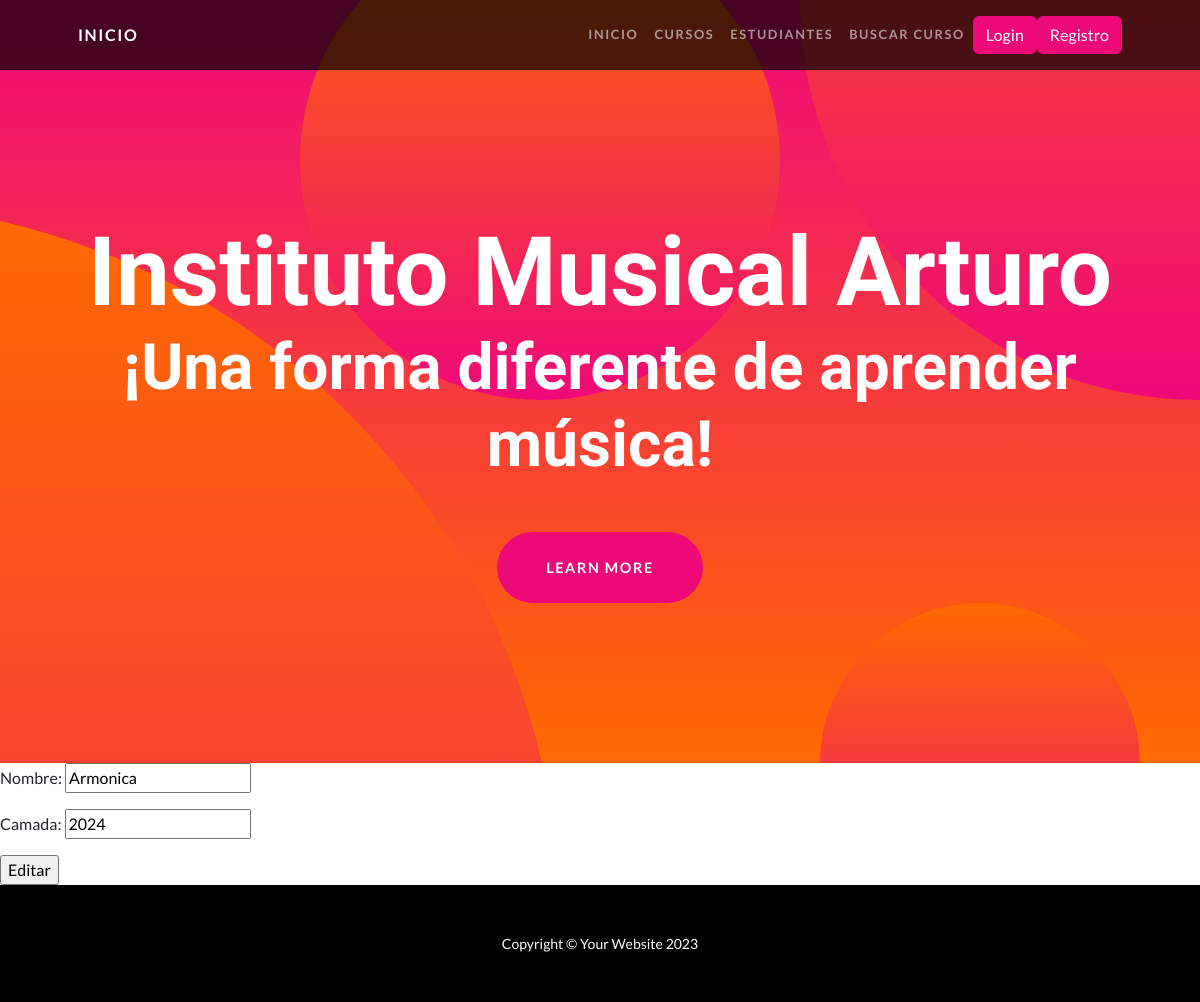
The app's page /cursos/6/actualiza, older data.
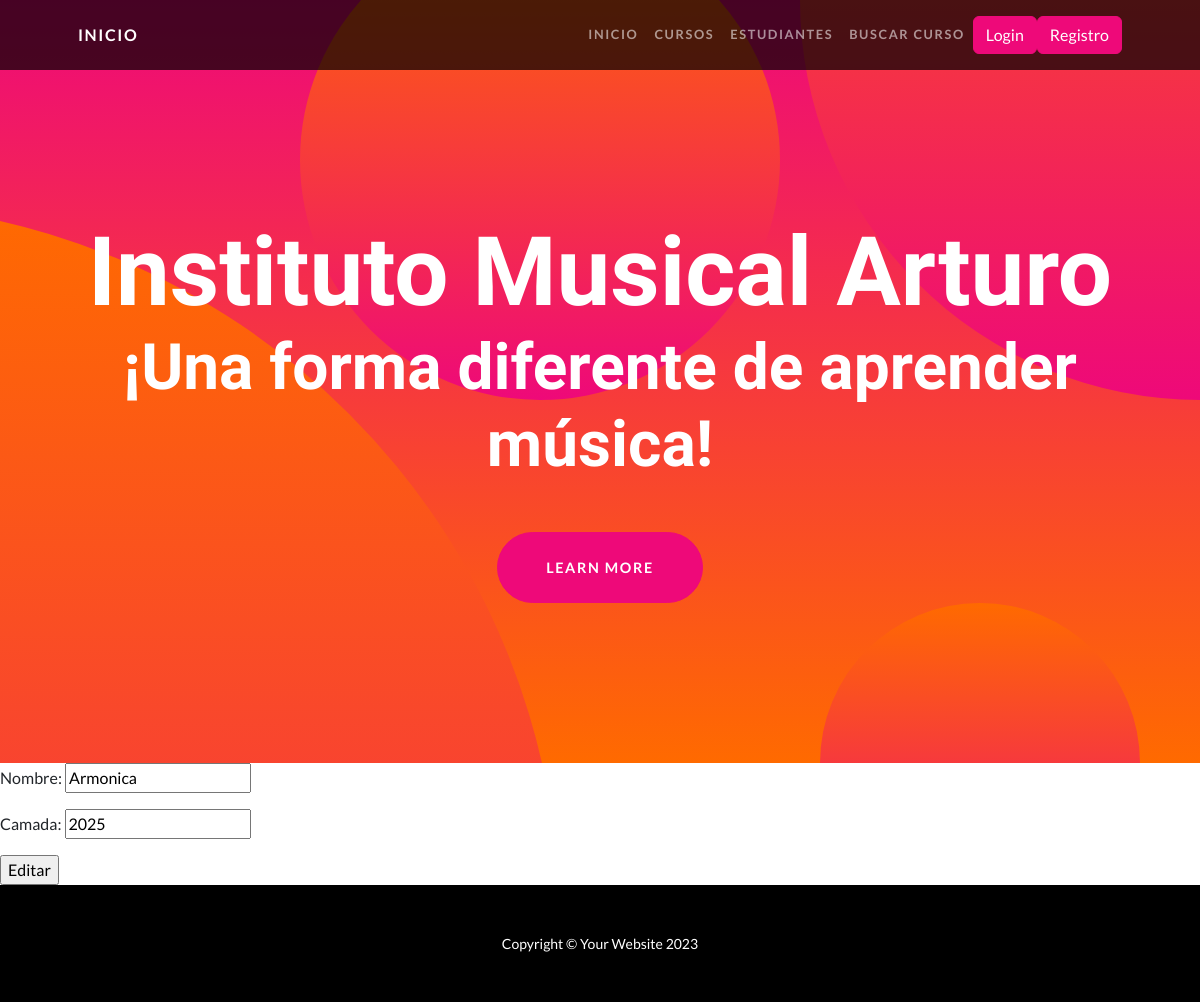
The same page, newer data.
### app_music/models.py (models this page shows)
class Curso(models.Model):
    nombre = models.CharField(max_length=40)
    camada = models.IntegerField()

### app_music/views.py (the view)
# urls.py: path('cursos/<pk>/actualiza', views.CursoUpdateView.as_view(), name ="ActualizaCurso"),
class CursoUpdateView(UpdateView):
    model = Curso
    templante_name="app_music/cursos_actualiza.html"
    success_url = reverse_lazy("ListarCursos")
    fields = ['nombre','camada']

### app_music/templates/app_music/curso_form.html (shortened to what this page needs)
{% extends 'app_music/base.html' %}
{% load static %}
{% block main %}
    <form action="" method="POST">
        {{form.as_p}}
        <input type="submit" value="Editar">
    </form>
{% endblock main %}

Row changes from the older to the newer data that the page shows:
changed Curso "Armonica": camada "2024" → "2025"
